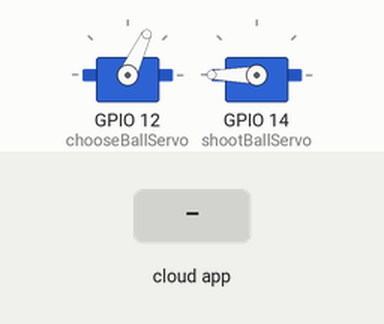
Simulated run of this sketch. Board: ESP32. On the bench: 2 × servo. The inputs (shaded band) are chosen by the test bench. The ROS host is connected and sends only what is stated.

Above: at 1.2 s.
1.3 s: the phone or cloud app sets chooseBall to 0
At 2.1 s:
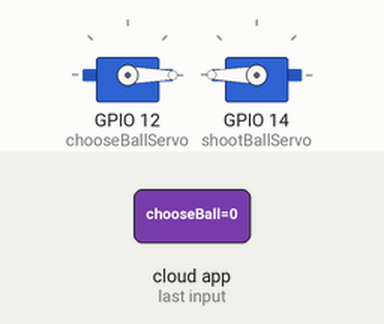
3.8 s: the phone or cloud app sets shootBall to 0
At 3.95 s:
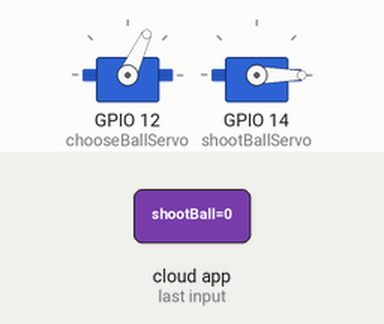
5.6 s: the phone or cloud app sets chooseBall to 45
At 5.9 s:
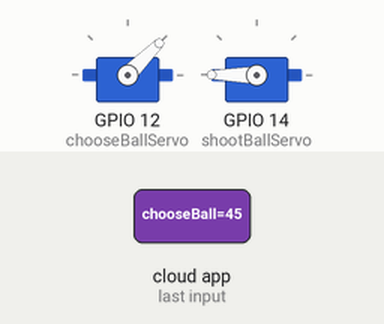
8.1 s: the phone or cloud app sets shootBall to 45
At 8.25 s:
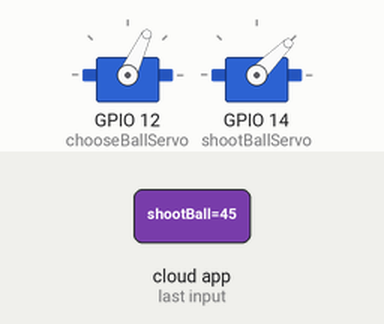
9.9 s: the phone or cloud app sets chooseBall to 90
At 10.4 s:
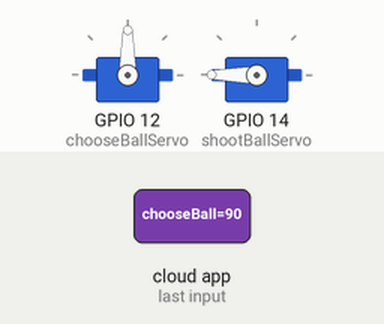
12.4 s: the phone or cloud app sets shootBall to 90
At 12.55 s:
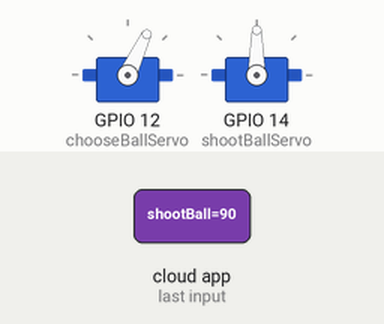
Timing chart, 0 to 15.2 s (numbered marks = the images above; inputs shaded):
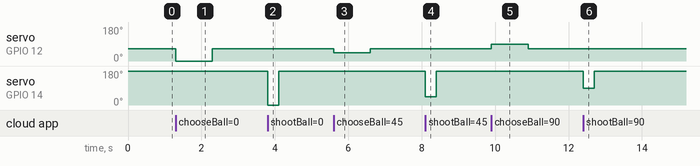

The sketch:

esp_servo.ino
```cpp
#undef ESP32
#include <ros.h>
#define ESP32
#include <std_msgs/UInt16.h>

#include <ESP32Servo.h>

const int chooseBallServoStartPosition = 65;
const int shootBallServoStartPosition = 180;
ros::NodeHandle nh;

Servo chooseBallServo;
Servo shootBallServo;
void chooseBallServoCallback(const std_msgs::UInt16& cmd_msg){
  // it should go from 30 to 100 to choose ball (+/- 35)
  chooseBallServo.write(cmd_msg.data);
  delay(1000);
  chooseBallServo.write(chooseBallServoStartPosition);
}

void shootBallServoCallback(const std_msgs::UInt16& cmd_msg){
  // it should go to 130 to shoot
  shootBallServo.write(cmd_msg.data);
  delay(300);
  shootBallServo.write(shootBallServoStartPosition);
}

ros::Subscriber<std_msgs::UInt16> chooseSubscriber("chooseBall", chooseBallServoCallback);
ros::Subscriber<std_msgs::UInt16> shootSubscriber("shootBall", shootBallServoCallback);

void setup() {
  // put your setup code here, to run once:
  nh.initNode();
  nh.subscribe(chooseSubscriber);
  nh.subscribe(shootSubscriber);

  chooseBallServo.setPeriodHertz(50);
  chooseBallServo.attach(12);
  chooseBallServo.write(chooseBallServoStartPosition);

  shootBallServo.setPeriodHertz(50);
  shootBallServo.attach(14);
  shootBallServo.write(shootBallServoStartPosition);

}

void loop() {
  // put your main code here, to run repeatedly:
  nh.spinOnce();
  delay(1);
}
```

Measured:
- after the input at 1.3 s, servo on GPIO 12 (chooseBallServo): 65° → 0° at once, → 65° 1.0 s later
- after the input at 3.8 s, servo on GPIO 14 (shootBallServo): 180° → 0° at once, → 180° 0.30 s later
- after the input at 5.6 s, servo on GPIO 12 (chooseBallServo): 65° → 45° at once, → 65° 1.0 s later
- after the input at 8.1 s, servo on GPIO 14 (shootBallServo): 180° → 45° at once, → 180° 0.30 s later
- after the input at 9.9 s, servo on GPIO 12 (chooseBallServo): 65° → 90° at once, → 65° 1.0 s later
- after the input at 12.4 s, servo on GPIO 14 (shootBallServo): 180° → 90° at once, → 180° 0.30 s later
